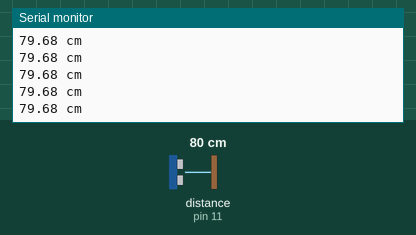
Simulated run of this sketch. Board: Arduino Uno, built with avr-gcc and run on an emulated ATmega328P. Shown: the last lines printed to the serial monitor. Wiring (inferred from the names in the program): ultrasonic range finder: trigger pin 12; echo pin 11. The test bench sets the inputs (shaded band); at power-on: distance to the obstacle (sensor on pin 11) 80 cm. The echo pulse lasts 58.3 µs per cm.

Above: at 1.2 s.
1.3 s: distance to the obstacle (sensor on pin 11) set to 4 cm
At 1.8 s:
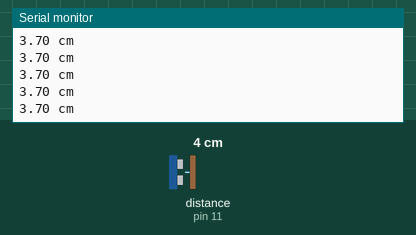
4.3 s: distance to the obstacle (sensor on pin 11) set to 35 cm
At 5.3 s:
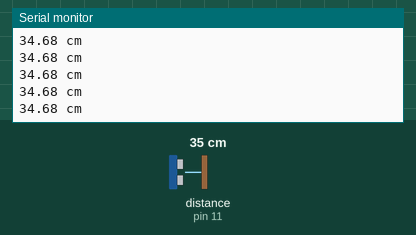
Timing chart, 0 to 7.3 s (numbered marks = the images above; inputs shaded):
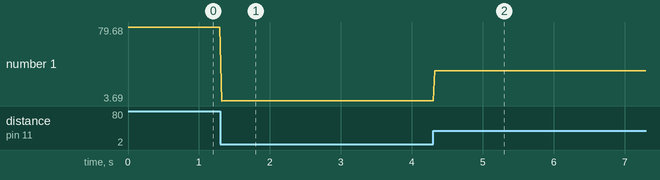

Measured:
- after the input at 1.3 s, the serial monitor: prints a new line at once (image 1)
- after the input at 4.3 s, the serial monitor: prints a new line at once (image 2)
- plotted number 1: 79.68 → 3.7 after the input at 1.3 s, 3.7 → 34.68 after the input at 4.3 s

The sketch:

34._HCSR04_Distance_measurement.ino
```cpp
int trigPin=12;
int echoPin=11;


void setup() {
  // put your setup code here, to run once:
pinMode(trigPin,OUTPUT);
pinMode(echoPin,INPUT);
Serial.begin(9600);
}

void loop() {
  // put your main code here, to run repeatedly:
digitalWrite(trigPin,LOW);
delayMicroseconds(10);
digitalWrite(trigPin,HIGH);
delayMicroseconds(10);
digitalWrite(trigPin,LOW);
delayMicroseconds(10);

float timeTaken=pulseIn(echoPin,HIGH);
float distance=timeTaken*343.*.0001/2;
Serial.print(distance);
Serial.println(" cm");
delay(25);


}
```
